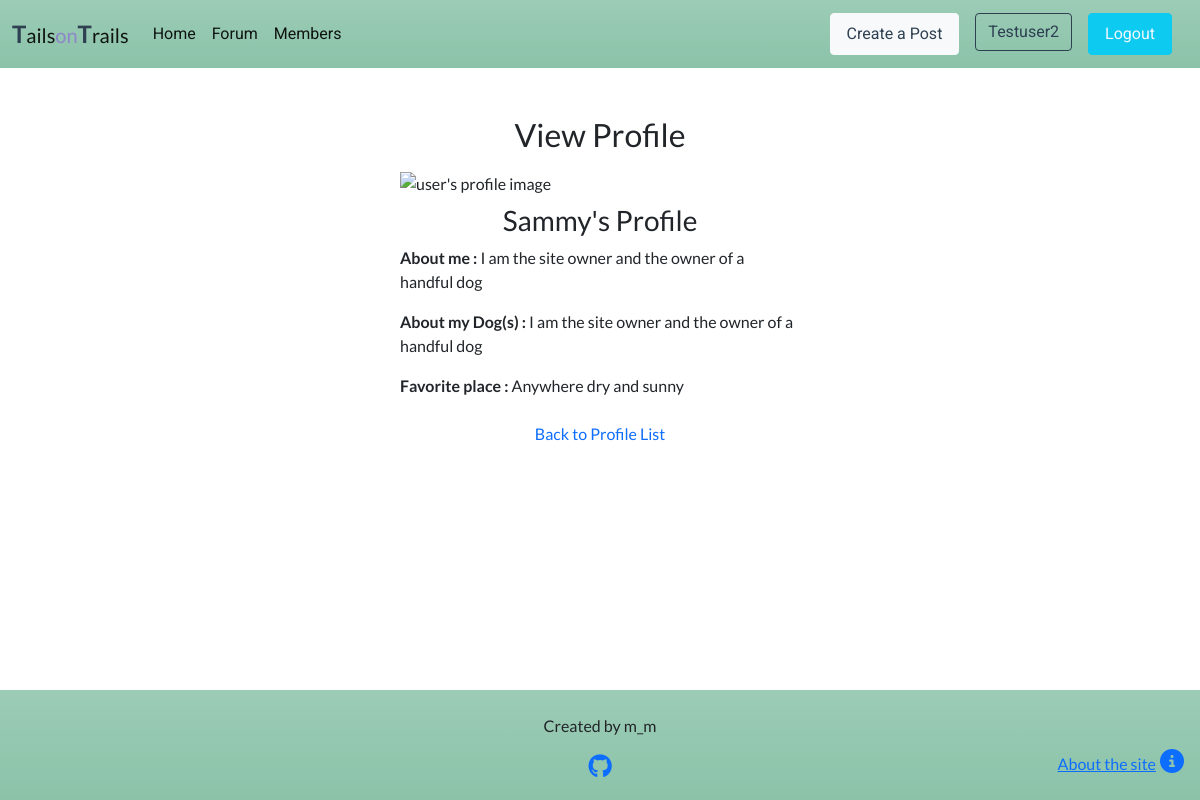
/profile/sammy (signed in), run on the app's committed database.
### forum/models.py (models this page shows, shortened)
class Profile(models.Model):
    user = models.OneToOneField(User, on_delete=models.CASCADE)
    featured_image = CloudinaryField('image', default='placeholder')
    about_me = models.TextField(max_length=300, blank=True)
    about_dog = models.TextField(max_length=300, blank=True)
    favorite_location = models.TextField(max_length=100, blank=True)

### forum/views.py (the view)
class ProfileDetail(LoginRequiredMixin, generic.DetailView):
    model = Profile
    queryset = Profile.objects.all()
    template_name = 'profile_detail.html'
    def get_object(self):
        return get_object_or_404(
                                Profile,
                                user__username=self.kwargs['username'])

### templates/profile_detail.html
{% extends "base.html" %}
{% load static %}
{% block content %}
<div class="col col-md-6 offset-md-3 col-lg-4 offset-lg-4 mt-5">
    <h2 class="text-center mb-3">View Profile</h2>
    <div class="mt-2">
        {% if "placeholder" in profile.featured_image.url %}
        <img src="{% static 'images/no_user_image.jpg' %}" alt="No photo available image " class="post-detail_img">
        {% else %}
        <img src=" {{ profile.featured_image.url }}" alt="user's profile image" class="post-detail_img">
        {% endif %}
    </div>
    <h3 class="text-center mt-2">{{ profile.user.username | title }}'s Profile</h3>
    <p class="mt-2"><strong>About me :</strong>  {{ profile.about_me  }}</p>
    <p class="mt-2"><strong>About my Dog(s) :</strong>  {{ profile.about_me  }}</p>
    <p class="mt-2 mb-3"><strong>Favorite place :</strong>  {{ profile.favorite_location  }}</p>
    <div class="text-center mb-3 mt-2">
        <a class="nav-link active" aria-current="page" href="{% url 'profile' %}">Back to Profile List</a>
    </div>
</div>
{% endblock %}

### templates/base.html (shortened to what this page needs)
{% load static %}
<!DOCTYPE html>
<html lang="en">
<head>
    <link href="https://cdn.jsdelivr.net/npm/bootstrap@5.1.1/dist/css/bootstrap.min.css" rel="stylesheet"
>
    <link rel="stylesheet" href="{% static 'css/style.css' %}">
</head>
<body>
    <header>
        <nav class="navbar navbar-expand-lg navbar-light bg-success bg-gradient bg-opacity-50">
            <div class="container-fluid">
                <a class="navbar-brand" href="{% url 'home' %}"><span class="brand">T</span><span>ails</span><span class="faded">on</span><span
                            class="brand">T</span><span>rails</span></a>
                <div class="collapse navbar-collapse" id="navbarText">
                    <ul class="navbar-nav me-auto mb-2 mb-lg-0">
                        <li class="nav-item">
                            <a class="nav-link active" aria-current="page" href="{% url 'home' %}">Home</a>
                        </li>
                        <li class="nav-item">
                            <a class="nav-link active" aria-current="page" href="{% url 'posts' %}">Forum</a>
                        </li>
                        {% if user.is_authenticated %}
                        <li class="nav-item">
                            <a class="nav-link active" aria-current="page" href="{% url 'profile' %}">Members</a>
                        </li>
                        {% endif %}
                    </ul>
                    <ul class="nav navbar-brand">
                        {% if user.is_authenticated %}
                        <li class="nav-item">
                            <a class="nav-link btn btn-light me-3" href="{% url 'create_post' %}">Create a Post</a>
                        </li>
                        <li class="nav-item">
                            <a class="btn btn-outline-primary me-3"
                                href="{% url 'profile_edit' %}">{{user.username|title}}</a>
                        </li>
                        <li class="nav-item">
                            <a class="nav-link btn btn-info btn-text-white" href="{% url 'account_logout' %}">Logout</a>
                        </li>
                        {% endif %}
                    </ul>
                </div>
            </div>
        </nav>
    </header>
    <main>
        {% block content %}
        {% endblock %}
    </main>
    <footer class="bg-success bg-gradient bg-opacity-50">
            <div class="text-center mt-4">
                <p class="d-block"> Created by m_m</p>
                <p><a href="https://github.com/" target="_blank" rel="noopener"
                        aria-label="Open our Github page in a new tab"><i class="fab fa-github fs-4"></i></a></p>
            </div>
            <div class="about d-flex justify-content-end mb-4 me-3">
                <a href="{% url 'about' %}"><span class="d-none d-md-inline me-1">About the site</span><i class="fas fa-info-circle fs-4"></i></a>
            </div>
    </footer>
</body>
</html>

### static/css/style.css (style rules this page uses)
:root { --title-font: 'Roboto', sans-serif; --text-font-family: 'Lato', sans-serif; --main-color: #bdd9bf; --font-white: #f0f8ff; --purple-color: #8d86c9; --gray-color: #2e4052; --blue-color:#a997df; --red-color:#e5323b; }
body { display: flex; flex-flow: column; min-height: 100vh; overflow-x: hidden; font-family: var(--text-font-family); }
main { flex: 1; }
.nav-item { font-family: var(--title-font); }
.navbar-light { background-color: var(--main-color); }
.btn-text-white { color: var(--font-white); }
.btn-outline-primary { color: var(--gray-color); border-color: var(--gray-color); }
.btn-light { color: var(--gray-color); }
footer { background-color: var(--main-color); }
.about { margin-top: -3rem; flex-wrap: nowrap; }
.brand { color: var(--gray-color); font-weight: bolder; font-size: larger; }
.faded { color: var(--purple-color); }
.post-detail_img { width: 100%; }

### data on the page
Profile: user.username "Sammy", about_me "I am the site owner and the owner of a handful dog", favorite_location "Anywhere dry and sunny"

### other printed values
{{ user.username|title }} "Testuser2"
